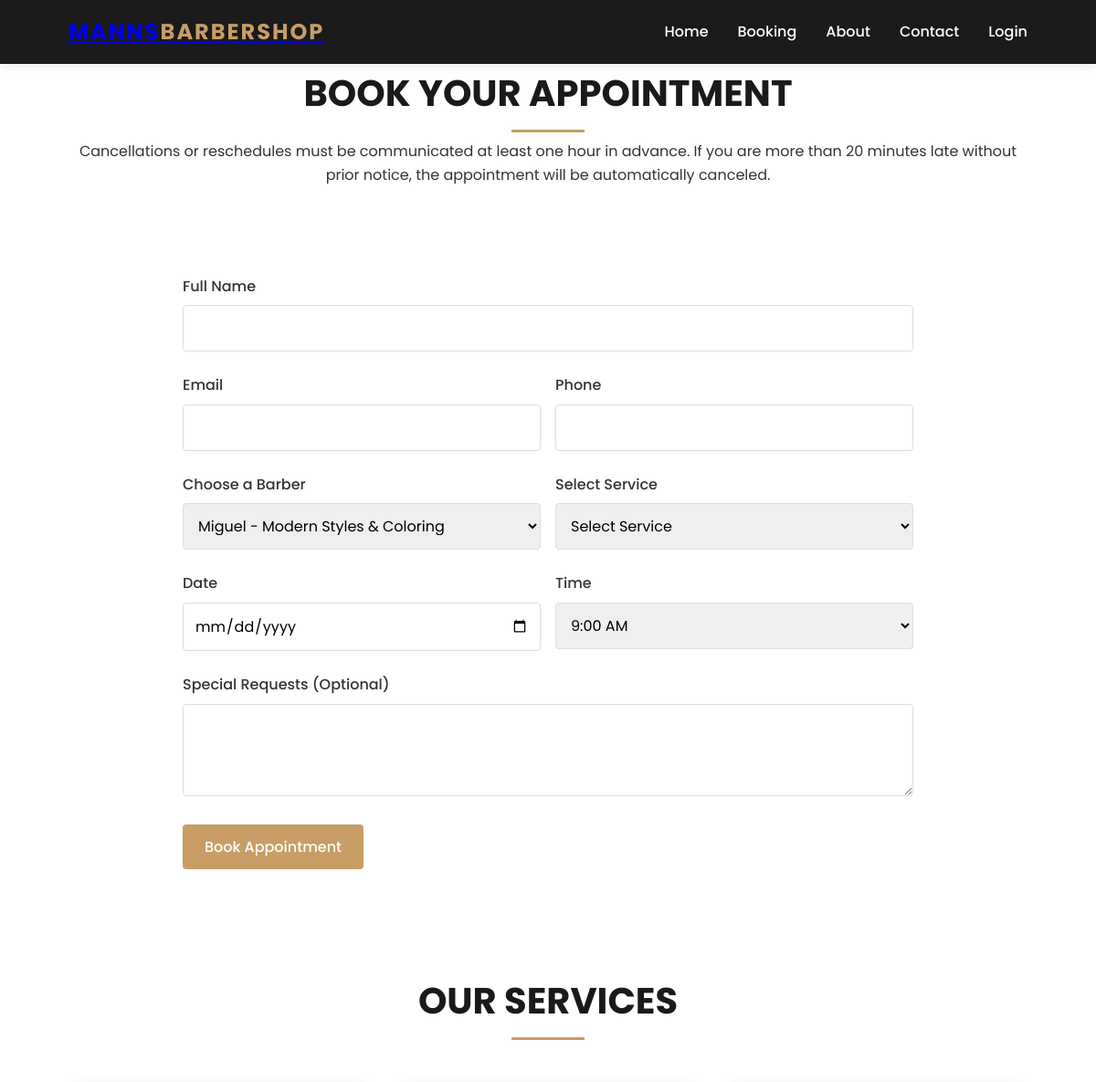
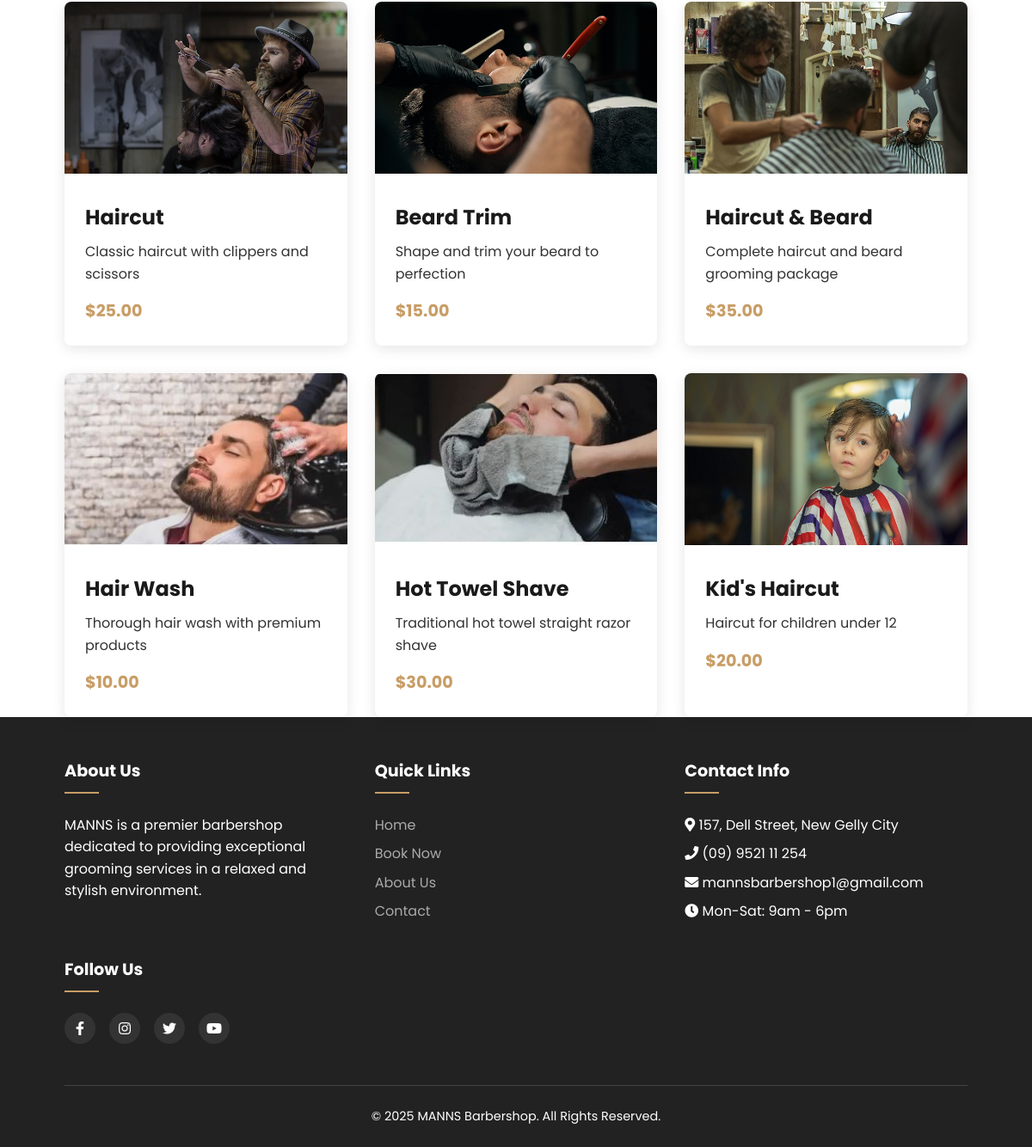
/booking.php?barber=3, run on the app's committed database (2 pictures, top to bottom).
### tables this page shows
CREATE TABLE `services` (
  `services_id` int(11) NOT NULL,
  `name` varchar(100) NOT NULL,
  `price` decimal(10,2) NOT NULL,
  `description` text NOT NULL
);

### includes/functions.php (called while the page is built, shortened)
<?php
function getBarbers() {
    $db = new mysqli("localhost", "root", "", "barbershop_db");
    $sql = "SELECT barbers_id, name, specialty FROM barbers";
    $result = $db->query($sql);
    $barbers = [];
    while ($row = $result->fetch_assoc()) {
        $barbers[] = $row;
    }
    return $barbers;
}
function getServices() {
    $db = new mysqli("localhost", "root", "", "barbershop_db");
    $sql = "SELECT services_id, name, price, description FROM services";
    $result = $db->query($sql);
    $services = [];
    while ($row = $result->fetch_assoc()) {
        $services[] = $row;
    }
    return $services;
}
?>

### booking.php (the view, shortened to what this page needs)
<?php
require_once 'includes/header.php';
require_once 'includes/functions.php';
$barbers = getBarbers();
$services = getServices();
$selectedBarber = isset($_GET['barber']) ? (int)$_GET['barber'] : '';
?>
<section class="booking">
    <div class="container">
        <div class="section-title">
            <h2>Book Your Appointment</h2>
            <p>Cancellations or reschedules must be communicated at least one hour in advance. If you are more than 20 minutes late without prior notice, the appointment will be automatically canceled.</p>
        </div>
<div class="booking-form">
    <form id="booking-form" method="post">
        <div class="form-group">
            <label for="name">Full Name</label>
            <input type="text" id="name" name="name" class="form-control" required>
        </div>
        <div class="form-row">
            <div class="form-group">
                <label for="email">Email</label>
                <input type="email" id="email" name="email" class="form-control" required>
            </div>
            <div class="form-group">
                <label for="phone">Phone</label>
                <input type="tel" id="phone" name="phone" class="form-control" required>
            </div>
        </div>
        <div class="form-row">
            <div class="form-group">
                <label for="barber">Choose a Barber</label>
                <select id="barber" name="barber" class="form-control" required>
                    <?php foreach($barbers as $barber): ?>
                        <option value="<?php echo $barber['barbers_id']; ?>" <?php echo ($selectedBarber == $barber['barbers_id']) ? 'selected' : ''; ?>>
                            <?php echo $barber['name']; ?> - <?php echo $barber['specialty']; ?>
                        </option>
                    <?php endforeach; ?>
                </select>
            </div>
            <div class="form-group">
                <label for="service">Select Service</label>
                <select id="service" name="service" class="form-control" required>
                    <option value="">Select Service</option>
                </select>
            </div>
        </div>
        <div class="form-row">
            <div class="form-group">
                <label for="date">Date</label>
                <input type="date" id="date" name="date" class="form-control" required>
            </div>
            <div class="form-group">
                <label for="time">Time</label>
                <select id="time" name="time" class="form-control" required>
                    <option value="">Select Time</option>
                </select>
            </div>
        </div>
        <div class="form-group">
            <label for="notes">Special Requests (Optional)</label>
            <textarea id="notes" name="notes" class="form-control" rows="3"></textarea>
        </div>
        <button type="submit" class="btn">Book Appointment</button>
    </form>
</div>
        <div class="section-title" style="margin-top: 4rem;">
            <h2>Our Services</h2>
        </div>
        <div class="services-grid">
            <?php foreach($services as $service): ?>
                <div class="service-card">
                    <img src="img/service-<?php echo $service['services_id']; ?>.jpg" alt="<?php echo $service['name']; ?>" class="service-img">
                    <div class="service-content">
                        <h3><?php echo $service['name']; ?></h3>
                        <p><?php echo $service['description']; ?></p>
                        <div class="service-price">$<?php echo $service['price']; ?></div>
                    </div>
                </div>
            <?php endforeach; ?>
        </div>
    </div>
</section>
<?php
require_once 'includes/footer.php';
?>

### css/style.css (style rules this page uses)
:root { --primary-color: #1a1a1a; --secondary-color: #c89d66; --accent-color: #f5f5f5; --text-color: #333333; --light-text: #ffffff; --background-color: #ffffff; --footer-color: #222222; }
* { margin: 0; padding: 0; box-sizing: border-box; font-family: 'Poppins', Arial, sans-serif; }
body { background-color: var(--background-color); color: var(--text-color); line-height: 1.6; }
.container { width: 90%; max-width: 1200px; margin: 0 auto; padding: 0 15px; }
.btn { display: inline-block; padding: 0.75rem 1.5rem; background-color: var(--secondary-color); color: var(--light-text); border: none; border-radius: 4px; font-size: 1rem; font-weight: 500; text-decoration: none; cursor: pointer; transition: background-color 0.3s ease; }
.section-title { text-align: center; margin-bottom: 3rem; }
.section-title h2 { font-size: 2.5rem; text-transform: uppercase; color: var(--primary-color); }
.section-title h2::after { content: ''; display: block; width: 80px; height: 3px; background-color: var(--secondary-color); margin: 0.5rem auto; }
.services-grid { display: grid; grid-template-columns: repeat(auto-fit, minmax(250px, 1fr)); gap: 2rem; }
.service-card { background-color: var(--background-color); border-radius: 8px; overflow: hidden; box-shadow: 0 4px 15px rgba(0, 0, 0, 0.1); transition: transform 0.3s ease; }
.service-img { width: 100%; height: 200px; object-fit: cover; }
.service-content { padding: 1.5rem; }
.service-content h3 { font-size: 1.5rem; margin-bottom: 0.5rem; color: var(--primary-color); }
.service-content p { color: var(--text-color); margin-bottom: 1rem; }
.service-price { font-weight: bold; color: var(--secondary-color); font-size: 1.2rem; }
.booking-form { max-width: 800px; margin: 0 auto; padding: 3rem 0; }
.form-group { margin-bottom: 1.5rem; }
.form-group label { display: block; margin-bottom: 0.5rem; font-weight: 500; }
.form-control { width: 100%; padding: 0.75rem; border: 1px solid #ddd; border-radius: 4px; font-size: 1rem; }
.form-row { display: flex; gap: 1rem; }
.form-row .form-group { flex: 1; }

### data on the page
services: shows a picture, name "Haircut", description "Classic haircut with clippers and scissors", price "25.00"
services: shows a picture, name "Beard Trim", description "Shape and trim your beard to perfection", price "15.00"
services: shows a picture, name "Haircut & Beard", description "Complete haircut and beard grooming package", price "35.00"
services: shows a picture, name "Hair Wash", description "Thorough hair wash with premium products", price "10.00"
services: shows a picture, name "Hot Towel Shave", description "Traditional hot towel straight razor shave", price "30.00"
services: shows a picture, name "Kid's Haircut", description "Haircut for children under 12", price "20.00"

### other printed values
form field barber "Miguel - Modern Styles & Coloring"
